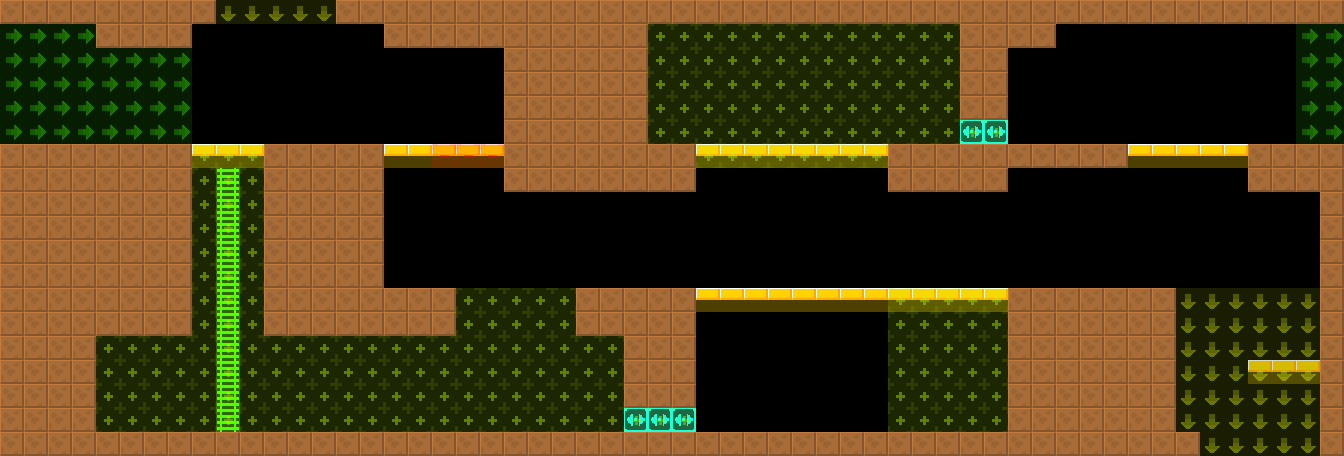

This game map was drawn from its Tiled (.tmx) file and the tilesets committed beside it. A one-line description and the trimmed map source follow:
An orthogonal 56x19 tile map with 24x24 px tiles, 2 tile layers (col, lnk), 2 tilesets and 1 object (BreakableGround).

<map version="1.4" tiledversion="1.4.2" orientation="orthogonal" renderorder="right-down" width="56" height="19" tilewidth="24" tileheight="24" infinite="0" nextlayerid="4" nextobjectid="8">
 <tileset firstgid="6" source="../../lnk.tsx" />
 <tileset firstgid="1" source="../../col.tsx" />
 <layer id="1" name="col" width="56" height="19">
  <data>[1064 cells, 440 non-empty, 4 distinct tile ids]</data>
 </layer>
 <layer id="2" name="lnk" width="56" height="19" opacity="0.5">
  <data>[1064 cells, 325 non-empty, 4 distinct tile ids]</data>
 </layer>
 <objectgroup id="3" name="markers" opacity="0.5">
  <object id="1" name="BreakableGround" type="BreakableGround" x="456" y="288" width="120" height="48">
   <properties>
    <property name="yr" value="0" />
    <property name="xr" value="0" />
   </properties>
  </object>
 </objectgroup>
</map>
